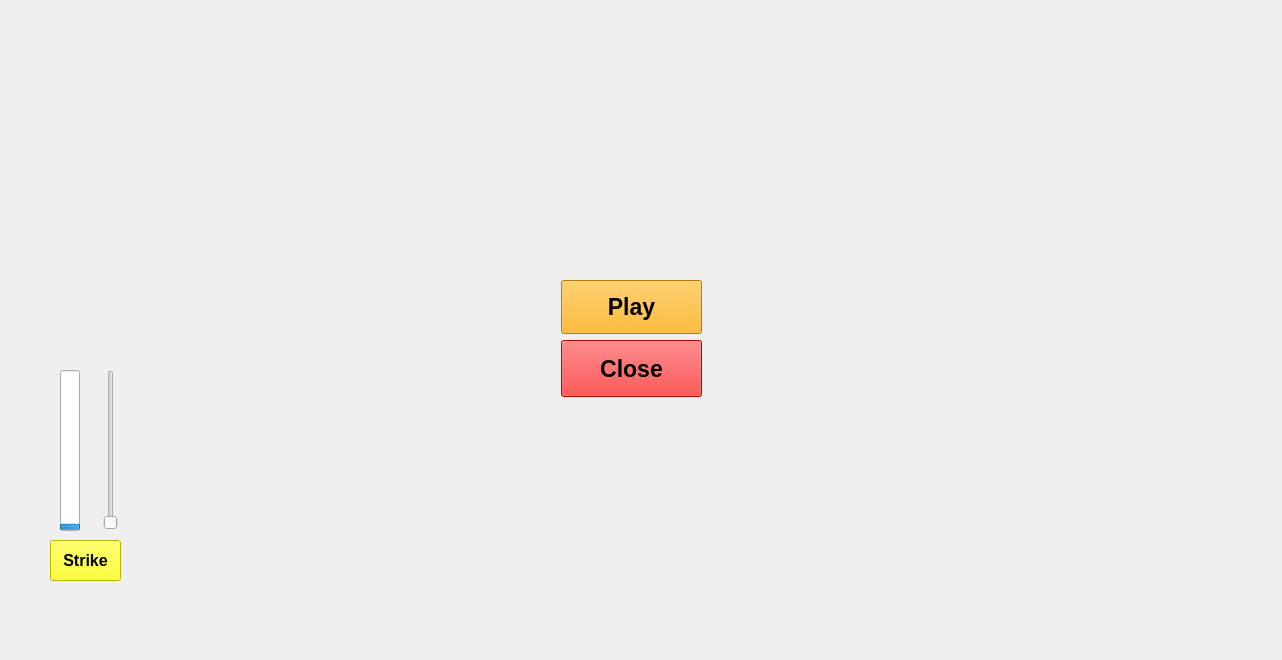
<?xml version="1.0" encoding="UTF-8"?>
<ui version="4.0">
 <class>MainWindow</class>
 <widget class="QMainWindow" name="MainWindow">
  <property name="geometry">
   <rect>
    <x>0</x>
    <y>0</y>
    <width>1282</width>
    <height>660</height>
   </rect>
  </property>
  <property name="windowTitle">
   <string>MainWindow</string>
  </property>
  <property name="styleSheet">
   <string notr="true">background-image: url(:/new/prefix1/mountain-range-landscape-mountains-panorama-clouds-meadow-vector-background-image-flat-cartoon-style-horizon-view-193516621.jpg);
</string>
  </property>
  <widget class="QWidget" name="centralwidget">
   <widget class="QProgressBar" name="progressBar">
    <property name="geometry">
     <rect>
      <x>60</x>
      <y>370</y>
      <width>20</width>
      <height>161</height>
     </rect>
    </property>
    <property name="maximum">
     <number>50</number>
    </property>
    <property name="value">
     <number>1</number>
    </property>
    <property name="alignment">
     <set>Qt::AlignLeading|Qt::AlignLeft|Qt::AlignVCenter</set>
    </property>
    <property name="textVisible">
     <bool>false</bool>
    </property>
    <property name="orientation">
     <enum>Qt::Vertical</enum>
    </property>
   </widget>
   <widget class="QLabel" name="label">
    <property name="geometry">
     <rect>
      <x>130</x>
      <y>260</y>
      <width>401</width>
      <height>311</height>
     </rect>
    </property>
    <property name="styleSheet">
     <string notr="true">background-color: rgb();
background-image: url(:/new/prefix1/ezgif.com-gif-maker (1).gif);
</string>
    </property>
    <property name="text">
     <string/>
    </property>
   </widget>
   <widget class="QLabel" name="label_2">
    <property name="geometry">
     <rect>
      <x>1090</x>
      <y>480</y>
      <width>91</width>
      <height>101</height>
     </rect>
    </property>
    <property name="styleSheet">
     <string notr="true">background-image: url(:/new/prefix1/images-removebg-preview11111.png);</string>
    </property>
    <property name="text">
     <string/>
    </property>
   </widget>
   <widget class="QLabel" name="label_3">
    <property name="geometry">
     <rect>
      <x>288</x>
      <y>540</y>
      <width>51</width>
      <height>31</height>
     </rect>
    </property>
    <property name="styleSheet">
     <string notr="true">background-image: url(:/new/prefix1/Screenshot_2022-07-06_185030-removebg-preview.png);</string>
    </property>
    <property name="text">
     <string/>
    </property>
   </widget>
   <widget class="QPushButton" name="pushButton">
    <property name="geometry">
     <rect>
      <x>50</x>
      <y>540</y>
      <width>71</width>
      <height>41</height>
     </rect>
    </property>
    <property name="font">
     <font>
      <pointsize>12</pointsize>
      <bold>true</bold>
     </font>
    </property>
    <property name="styleSheet">
     <string notr="true">background-image: url();
background-color: rgb(255, 255, 0);</string>
    </property>
    <property name="text">
     <string>Strike</string>
    </property>
   </widget>
   <widget class="QSlider" name="verticalSlider">
    <property name="geometry">
     <rect>
      <x>100</x>
      <y>370</y>
      <width>22</width>
      <height>160</height>
     </rect>
    </property>
    <property name="styleSheet">
     <string notr="true">color: rgb();
background-image: url();</string>
    </property>
    <property name="minimum">
     <number>1</number>
    </property>
    <property name="maximum">
     <number>50</number>
    </property>
    <property name="orientation">
     <enum>Qt::Vertical</enum>
    </property>
   </widget>
   <widget class="QLabel" name="label_4">
    <property name="geometry">
     <rect>
      <x>170</x>
      <y>10</y>
      <width>951</width>
      <height>251</height>
     </rect>
    </property>
    <property name="styleSheet">
     <string notr="true">background-image: url();</string>
    </property>
    <property name="text">
     <string/>
    </property>
   </widget>
   <widget class="QPushButton" name="pushButton_2">
    <property name="geometry">
     <rect>
      <x>561</x>
      <y>340</y>
      <width>141</width>
      <height>57</height>
     </rect>
    </property>
    <property name="font">
     <font>
      <pointsize>17</pointsize>
      <bold>true</bold>
     </font>
    </property>
    <property name="styleSheet">
     <string notr="true">background-image: url();
background-color: rgb(255, 0, 0);</string>
    </property>
    <property name="text">
     <string>Close</string>
    </property>
   </widget>
   <widget class="QPushButton" name="pushButton_3">
    <property name="geometry">
     <rect>
      <x>561</x>
      <y>280</y>
      <width>141</width>
      <height>54</height>
     </rect>
    </property>
    <property name="font">
     <font>
      <pointsize>17</pointsize>
      <bold>true</bold>
     </font>
    </property>
    <property name="styleSheet">
     <string notr="true">background-image: url();
background-color: rgb(255, 170, 0);
</string>
    </property>
    <property name="text">
     <string>Play</string>
    </property>
   </widget>
  </widget>
 </widget>
 <resources/>
 <connections/>
</ui>
